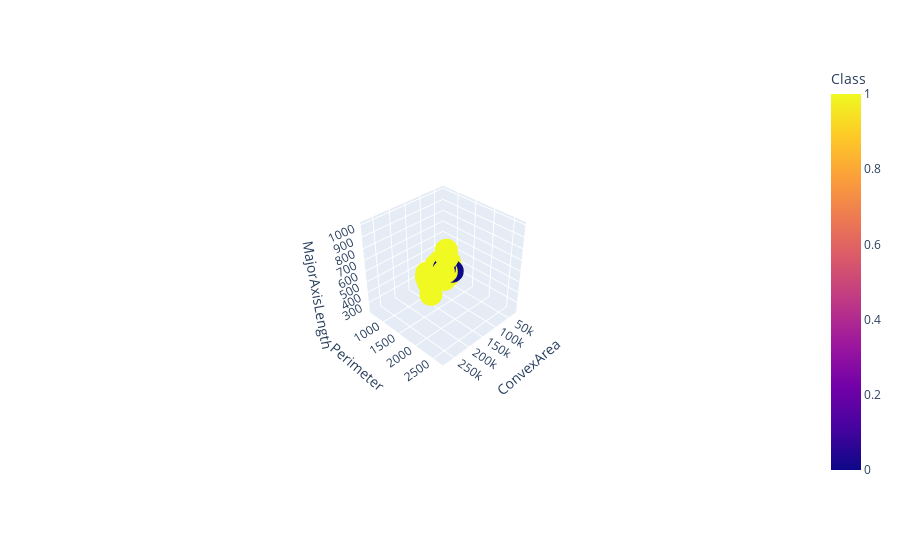

The notebook cell this image was saved under:
### Code cell
fig = px.scatter_3d(df, x = 'ConvexArea', y = 'Perimeter', z = 'MajorAxisLength', color = 'Class')
fig.show()

### Figure 1 — Plotly figure (JSON) as saved in the notebook; plotly's stock layout.template omitted (floating-point values rounded to 4 significant figures; data arrays with more than 128 entries replaced by an {"elided": "..."} marker saying what was removed)
{"data": [{"hovertemplate": "ConvexArea=%{x}<br>Perimeter=%{y}<br>MajorAxisLength=%{z}<br>Class=%{marker.color}<extra></extra>", "legendgroup": "", "marker": {"color": {"elided": "900 int values"}, "coloraxis": "coloraxis", "symbol": "circle"}, "mode": "markers", "name": "", "scene": "scene", "showlegend": false, "type": "scatter3d", "x": {"elided": "900 int values"}, "y": {"elided": "900 float values"}, "z": {"elided": "900 float values"}}], "layout": {"autosize": true, "coloraxis": {"colorbar": {"title": {"text": "Class"}}, "colorscale": [[0, "#0d0887"], [0.1111, "#46039f"], [0.2222, "#7201a8"], [0.3333, "#9c179e"], [0.4444, "#bd3786"], [0.5556, "#d8576b"], [0.6667, "#ed7953"], [0.7778, "#fb9f3a"], [0.8889, "#fdca26"], [1, "#f0f921"]]}, "legend": {"tracegroupgap": 0}, "margin": {"t": 60}, "scene": {"aspectmode": "auto", "aspectratio": {"x": 1, "y": 1, "z": 1}, "camera": {"center": {"x": 0, "y": 0, "z": 0}, "eye": {"x": 2.667, "y": 2.667, "z": 2.667}, "projection": {"type": "perspective"}, "up": {"x": 0, "y": 0, "z": 1}}, "domain": {"x": [0, 1], "y": [0, 1]}, "xaxis": {"title": {"text": "ConvexArea"}, "type": "linear"}, "yaxis": {"title": {"text": "Perimeter"}, "type": "linear"}, "zaxis": {"title": {"text": "MajorAxisLength"}, "type": "linear"}}}}
